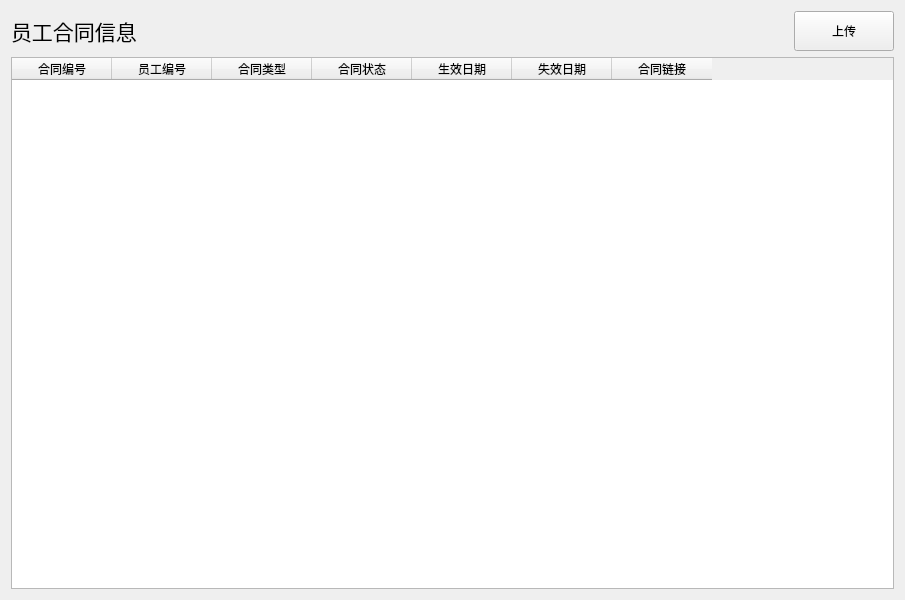
<?xml version="1.0" encoding="UTF-8"?>
<ui version="4.0">
 <class>Allcontract_Info</class>
 <widget class="QWidget" name="Allcontract_Info">
  <property name="geometry">
   <rect>
    <x>0</x>
    <y>0</y>
    <width>905</width>
    <height>600</height>
   </rect>
  </property>
  <property name="windowTitle">
   <string>Form</string>
  </property>
  <layout class="QGridLayout" name="gridLayout">
   <item row="0" column="0">
    <widget class="QWidget" name="widget" native="true">
     <property name="sizePolicy">
      <sizepolicy hsizetype="Expanding" vsizetype="Fixed">
       <horstretch>0</horstretch>
       <verstretch>0</verstretch>
      </sizepolicy>
     </property>
     <property name="minimumSize">
      <size>
       <width>0</width>
       <height>40</height>
      </size>
     </property>
     <layout class="QHBoxLayout" name="horizontalLayout">
      <property name="spacing">
       <number>100</number>
      </property>
      <property name="leftMargin">
       <number>0</number>
      </property>
      <property name="topMargin">
       <number>0</number>
      </property>
      <property name="rightMargin">
       <number>0</number>
      </property>
      <property name="bottomMargin">
       <number>0</number>
      </property>
      <item>
       <widget class="QLabel" name="label">
        <property name="font">
         <font>
          <pointsize>16</pointsize>
         </font>
        </property>
        <property name="text">
         <string>员工合同信息</string>
        </property>
       </widget>
      </item>
      <item>
       <widget class="QPushButton" name="addButton">
        <property name="sizePolicy">
         <sizepolicy hsizetype="Fixed" vsizetype="Expanding">
          <horstretch>0</horstretch>
          <verstretch>0</verstretch>
         </sizepolicy>
        </property>
        <property name="minimumSize">
         <size>
          <width>100</width>
          <height>0</height>
         </size>
        </property>
        <property name="styleSheet">
         <string notr="true"/>
        </property>
        <property name="text">
         <string>上传</string>
        </property>
       </widget>
      </item>
     </layout>
    </widget>
   </item>
   <item row="1" column="0">
    <widget class="QTableWidget" name="tableWidget">
     <column>
      <property name="text">
       <string>合同编号</string>
      </property>
     </column>
     <column>
      <property name="text">
       <string>员工编号</string>
      </property>
     </column>
     <column>
      <property name="text">
       <string>合同类型</string>
      </property>
     </column>
     <column>
      <property name="text">
       <string>合同状态</string>
      </property>
     </column>
     <column>
      <property name="text">
       <string>生效日期</string>
      </property>
     </column>
     <column>
      <property name="text">
       <string>失效日期</string>
      </property>
     </column>
     <column>
      <property name="text">
       <string>合同链接</string>
      </property>
     </column>
    </widget>
   </item>
  </layout>
 </widget>
 <resources/>
 <connections/>
</ui>
